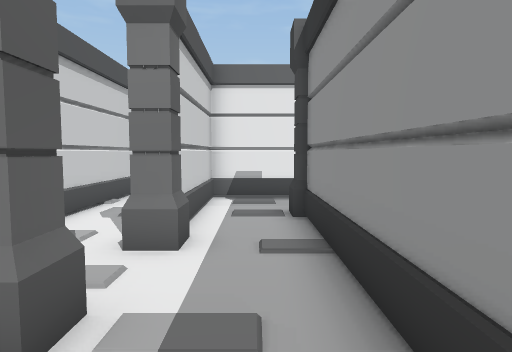
view 1 (above)

17 first-person views from a walk through a Unity game level. The camera is 1.4 m above the floor, tilts 4° down and sees 75° across. The floor is counted in squares, 1 m on a side. Each view is taken from the middle of a square. On the plan, view 1 faces up. The plan holds only what a view shows up to about 15 squares ahead; the rest is blank. The place goes on beyond the plan. The player is left out.

view 2
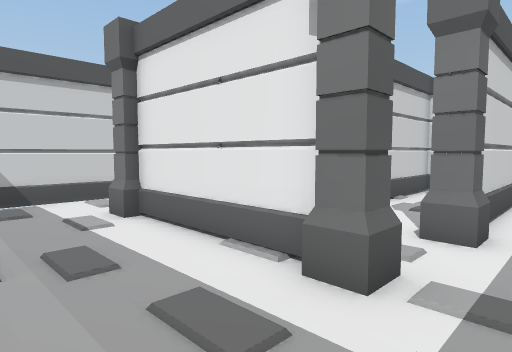

view 3
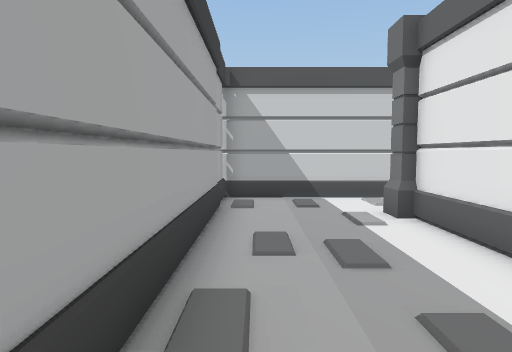

view 4
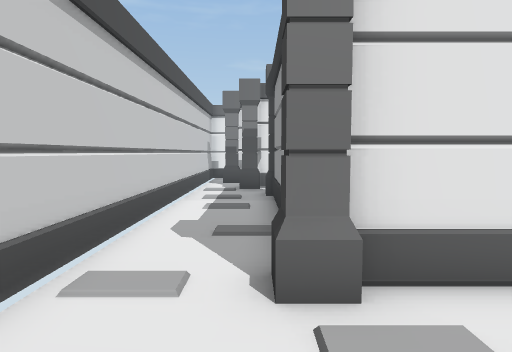

view 5
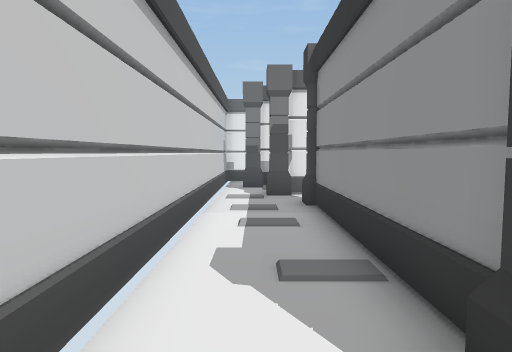

view 6
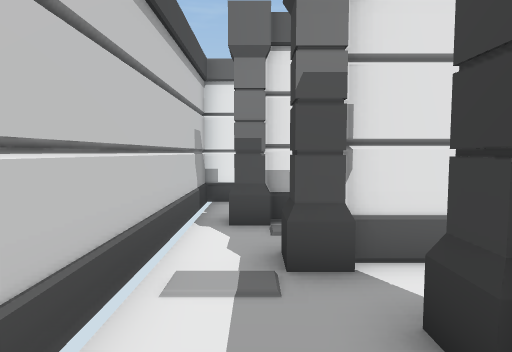

view 7
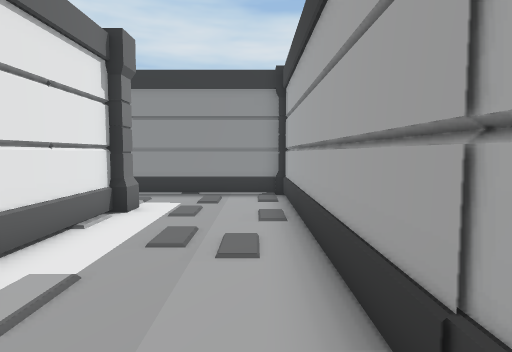

view 8
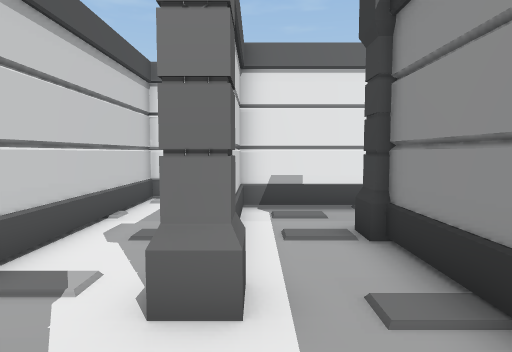

view 9
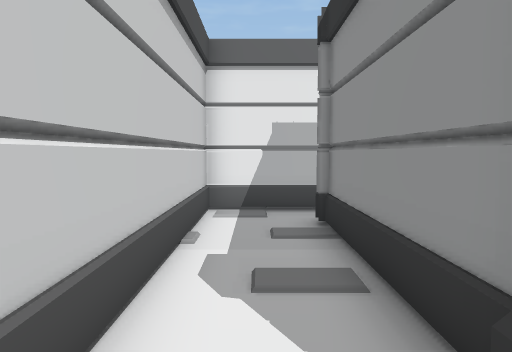

view 10
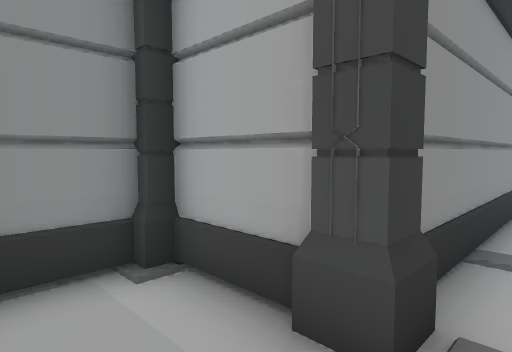

view 11
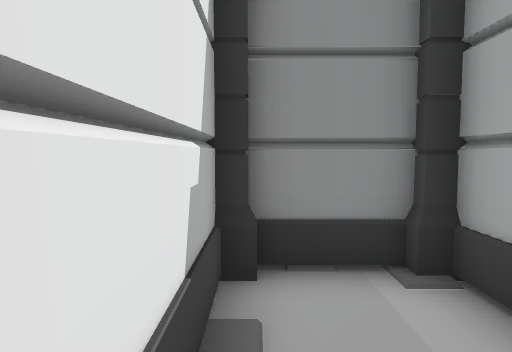

view 12
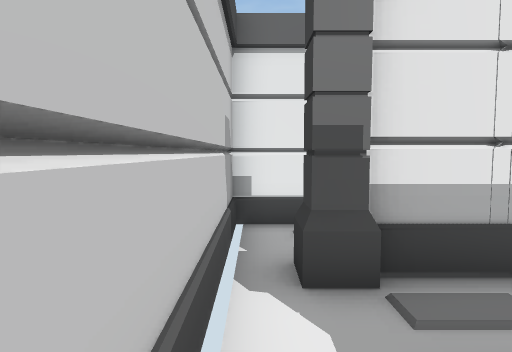

view 13
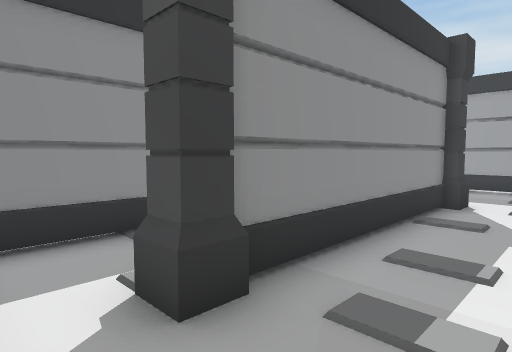

view 14
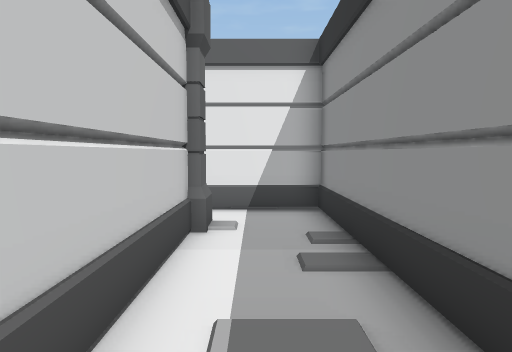

view 15
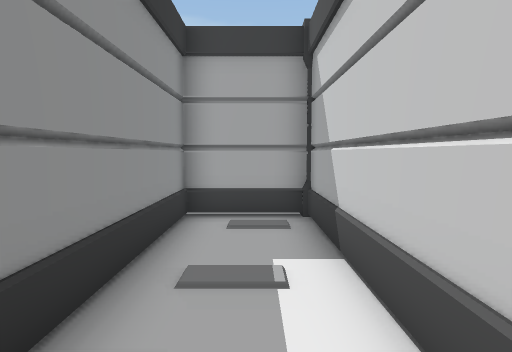

view 16
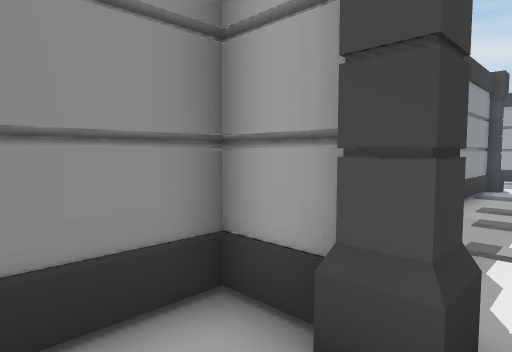

view 17
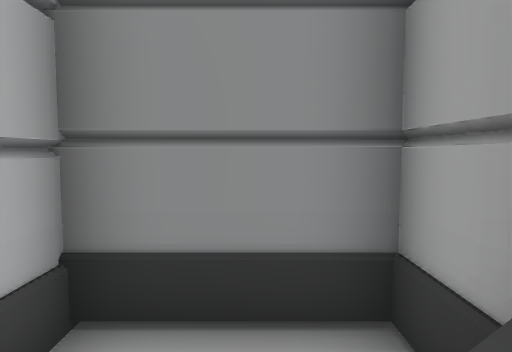

### Floor plan
Ten units are one square. View 1 is at (0, 0); x grows to the right and y downward. Boxes are objects, and circles mark ways between rooms. Rooms are numbered by the first view taken in them; rooms with no view inside come last. Other rooms are left out.
<svg viewBox="-110 -180 160 205">
<path fill="none" stroke="#000" d="M-74 -26 -74 -96M-24 -24 -71 -24M-74 -146 -74 -175 -105 -175 -105 20 11 20 11 -54M-71 -147 -86 -147M-86 -149 -74 -149M15 -78 39 -78 39 -96M32 -104 -14 -104 -14 -60M11 -54 11 -74M-72 -95 -72 -26 -44 -26 -44 -122 -76 -122M-14 -122 -42 -122 -42 -54M-16 -56 -16 -105"/>
<rect x="-95" y="-135" width="20" height="20" fill="#bbb"><title>pillar</title></rect>
<rect x="-95" y="-155" width="10" height="20" fill="#bbb"><title>pillar</title></rect>
<rect x="-85" y="-25" width="20" height="10" fill="#bbb"><title>pillar</title></rect>
<rect x="-85" y="-105" width="20" height="10" fill="#bbb"><title>pillar</title></rect>
<rect x="-25" y="-35" width="10" height="20" fill="#bbb"><title>pillar</title></rect>
<rect x="-25" y="-55" width="20" height="10" fill="#bbb"><title>pillar</title></rect>
<rect x="5" y="-85" width="10" height="10" fill="#bbb"><title>pillar</title></rect>
<rect x="35" y="-115" width="10" height="20" fill="#bbb"><title>pillar</title></rect>
<circle cx="0" cy="-60" r="3" fill="#2a7"/>
<circle cx="-70" cy="-105" r="3" fill="#2a7"/>
<circle cx="-30" cy="-60" r="3" fill="#2a7"/>
<text x="-80" y="-50">1</text>
<text x="10" y="-90">2</text>
<text x="-60" y="-80">3</text>
<text x="-30" y="-90">4</text>
</svg>
Room 1 opens to room 2. Room 1 opens to room 3. Room 1 opens to room 4.

Where each view was taken, in squares from view 1:
view 1: 0 up, 0 right, facing up
view 2: 1 down, 0 right, facing up-left
view 3: 1 down, 0 right, facing left
view 4: 1 down, 8 left, facing up
view 5: 1 up, 9 left, facing up
view 6: 8 up, 9 left, facing up
view 7: 1 down, 10 left, facing right
view 8: 2 up, 1 left, facing up
view 9: 4 up, 3 left, facing up
view 10: 10 up, 0 right, facing down-right
view 11: 10 up, 0 right, facing right
view 12: 11 up, 10 left, facing up
view 13: 12 up, 10 left, facing down-right
view 14: 4 up, 6 left, facing up
view 15: 10 up, 6 left, facing down
view 16: 17 up, 10 left, facing down-right
view 17: 16 up, 10 left, facing right
